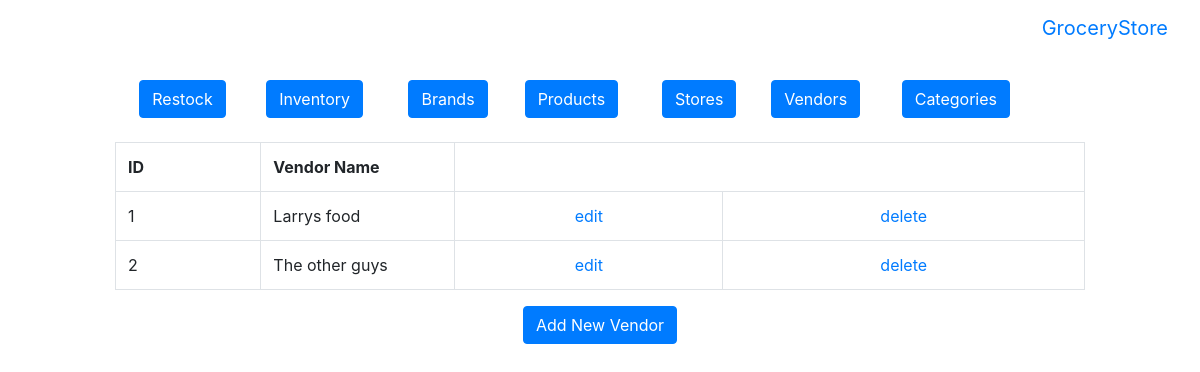
Screenshot of /db-group/htdocs/admin/viewVendors.php with the database file from the repository.
### tables this page shows
CREATE TABLE `vendor` (
  `vendor_id` int(11) NOT NULL DEFAULT '0',
  `vendor_name` varchar(128) NOT NULL,
  PRIMARY KEY (`vendor_id`)
);

### db-group/htdocs/admin/viewVendors.php (the view, shortened to what this page needs)
<?php
 require ('../../mysqli_connect.php');
 $q = "SELECT * FROM vendor ORDER BY vendor_name ASC";
 $r = mysqli_query ($dbc, $q)
	or die("Error: ".mysqli_error($dbc));
 echo '<br/>
 <table class="table table-bordered" border="0" width="90%" cellspacing="3" cellpadding="3" align="center">
 <tr>
 <td align="left" width="15%"><b>ID</b></td>
 <td align="left" width="20%"><b>Vendor Name</b></td>
 </tr>
 ';
 while ($row = mysqli_fetch_array ($r, MYSQLI_ASSOC)) {
 echo "\t<tr>
   <td align=\"left\">{$row['vendor_id']}</td>
   <td align=\"left\">{$row['vendor_name']}</td>
   <td align=\"center\"><a href='updateVendor.php?id=". $row['vendor_id'] ."' title='Update Record' data-toggle='tooltip'>edit</a></td>
        <td align=\"center\"><a href='deleteVendor.php?id=". $row['vendor_id'] ."' title='Delete Record' data-toggle='tooltip'>delete</a></td>
 </tr>\n";
}
 echo '</table><div class="text-center"><a class="btn btn-primary" href="addVendor.php">Add New Vendor</a></div>';
 ?>

### rows the page displays
vendor: vendor_id "1", vendor_name "Larrys food"
vendor: vendor_id "2", vendor_name "The other guys"
